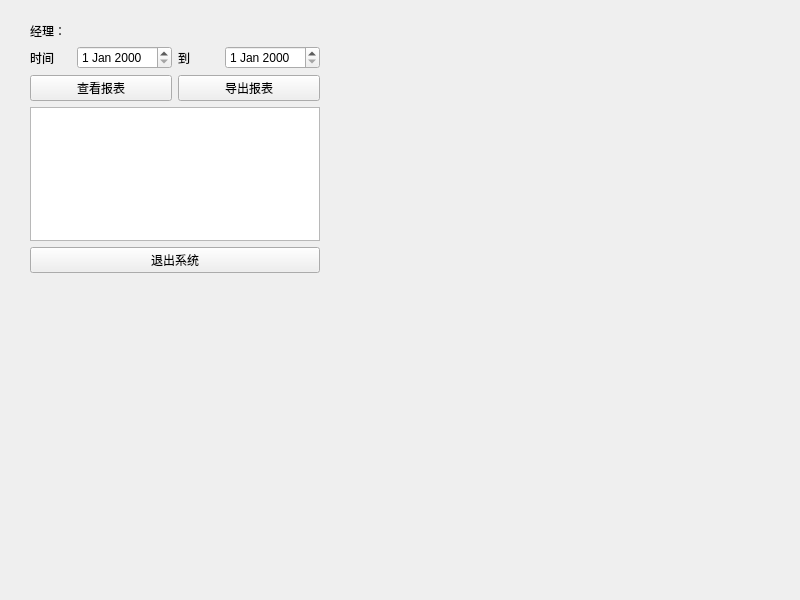
<?xml version="1.0" encoding="UTF-8"?>
<ui version="4.0">
 <class>Manager</class>
 <widget class="QMainWindow" name="Manager">
  <property name="geometry">
   <rect>
    <x>0</x>
    <y>0</y>
    <width>800</width>
    <height>600</height>
   </rect>
  </property>
  <property name="windowTitle">
   <string>MainWindow</string>
  </property>
  <widget class="QWidget" name="centralwidget">
   <widget class="QWidget" name="layoutWidget">
    <property name="geometry">
     <rect>
      <x>30</x>
      <y>22</y>
      <width>290</width>
      <height>251</height>
     </rect>
    </property>
    <layout class="QVBoxLayout" name="verticalLayout">
     <item>
      <layout class="QHBoxLayout" name="horizontalLayout">
       <item>
        <widget class="QLabel" name="label_managerID_tag">
         <property name="text">
          <string>经理：</string>
         </property>
        </widget>
       </item>
       <item>
        <widget class="QLabel" name="label_managerID">
         <property name="text">
          <string/>
         </property>
        </widget>
       </item>
      </layout>
     </item>
     <item>
      <layout class="QHBoxLayout" name="horizontalLayout_5">
       <item>
        <widget class="QLabel" name="label">
         <property name="text">
          <string>时间</string>
         </property>
        </widget>
       </item>
       <item>
        <widget class="QDateEdit" name="startTime"/>
       </item>
       <item>
        <widget class="QLabel" name="label_2">
         <property name="text">
          <string>到</string>
         </property>
        </widget>
       </item>
       <item>
        <widget class="QDateEdit" name="endTime"/>
       </item>
      </layout>
     </item>
     <item>
      <layout class="QHBoxLayout" name="horizontalLayout_4">
       <item>
        <widget class="QPushButton" name="pushButton_checkreport">
         <property name="text">
          <string>查看报表</string>
         </property>
        </widget>
       </item>
       <item>
        <widget class="QPushButton" name="pushButton_download">
         <property name="text">
          <string>导出报表</string>
         </property>
        </widget>
       </item>
      </layout>
     </item>
     <item>
      <widget class="QTextBrowser" name="textBrowser"/>
     </item>
     <item>
      <widget class="QPushButton" name="pushButton_quit">
       <property name="text">
        <string>退出系统</string>
       </property>
      </widget>
     </item>
    </layout>
   </widget>
  </widget>
 </widget>
 <resources/>
 <connections/>
</ui>
